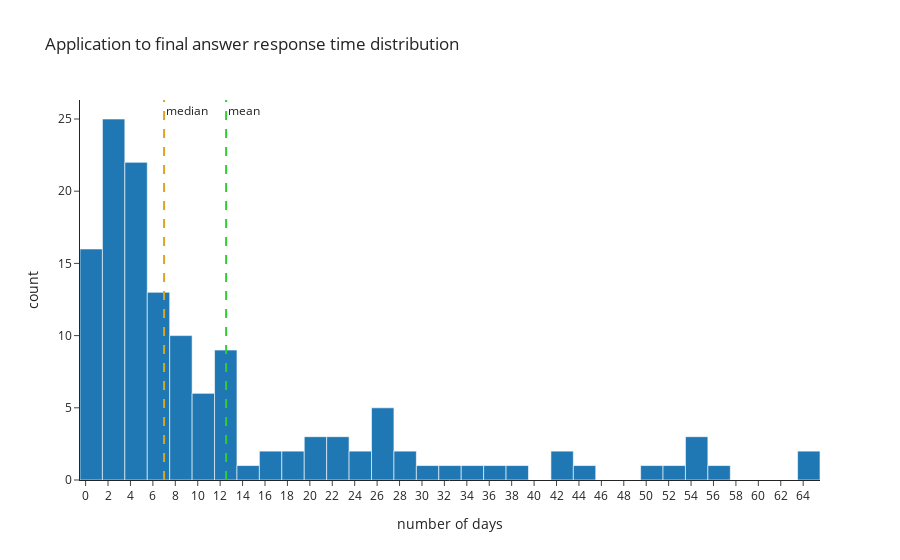

The code cell stored with this chart in its notebook:
### Code cell
applications_not_null = df_jsa_10_2023_p[~df_jsa_10_2023_p["application"].isnull()]
duration_to_final_answer = applications_not_null["final_answer"] - applications_not_null["application"]

duration_to_final_answer = duration_to_final_answer.dt.days

px.histogram(duration_to_final_answer, nbins=50,
             title="Application to final answer response time distribution",
             labels={"value": "number of days", "count": "number of applications"})\
  .update_layout(showlegend=False, xaxis={"dtick": 2})\
  .add_vline(x=duration_to_final_answer.median(),
             line_width=2,line_dash="dash", line_color="goldenrod", opacity=1,
             annotation_text="median")\
  .add_vline(x=duration_to_final_answer.mean(),
             line_width=2, line_dash="dash", line_color="limegreen", opacity=1,
             annotation_text="mean")

### Figure 1 — Plotly figure (JSON) as saved in the notebook; plotly's stock layout.template omitted (floating-point values rounded to 4 significant figures; data arrays with more than 128 entries replaced by an {"elided": "..."} marker saying what was removed)
{"data": [{"alignmentgroup": "True", "bingroup": "x", "hovertemplate": "variable=0<br>number of days=%{x}<br>count=%{y}<extra></extra>", "legendgroup": "0", "marker": {"color": "#1F77B4", "pattern": {"shape": ""}}, "name": "0", "nbinsx": 50, "offsetgroup": "0", "orientation": "v", "showlegend": true, "type": "histogram", "x": {"elided": "437 int values"}, "xaxis": "x", "yaxis": "y"}], "layout": {"annotations": [{"showarrow": false, "text": "median", "x": 7, "xanchor": "left", "xref": "x", "y": 1, "yanchor": "top", "yref": "y domain"}, {"showarrow": false, "text": "mean", "x": 12.53, "xanchor": "left", "xref": "x", "y": 1, "yanchor": "top", "yref": "y domain"}], "barmode": "relative", "legend": {"title": {"text": "variable"}, "tracegroupgap": 0}, "shapes": [{"line": {"color": "goldenrod", "dash": "dash", "width": 2}, "opacity": 1, "type": "line", "x0": 7, "x1": 7, "xref": "x", "y0": 0, "y1": 1, "yref": "y domain"}, {"line": {"color": "limegreen", "dash": "dash", "width": 2}, "opacity": 1, "type": "line", "x0": 12.53, "x1": 12.53, "xref": "x", "y0": 0, "y1": 1, "yref": "y domain"}], "showlegend": false, "title": {"text": "Application to final answer response time distribution"}, "xaxis": {"anchor": "y", "domain": [0, 1], "dtick": 2, "title": {"text": "number of days"}}, "yaxis": {"anchor": "x", "domain": [0, 1], "title": {"text": "count"}}}}
